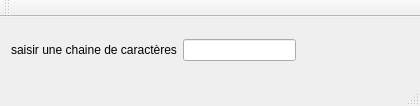
<?xml version="1.0" encoding="UTF-8"?>
<ui version="4.0">
 <class>MainWindow</class>
 <widget class="QMainWindow" name="MainWindow">
  <property name="geometry">
   <rect>
    <x>0</x>
    <y>0</y>
    <width>420</width>
    <height>106</height>
   </rect>
  </property>
  <property name="windowTitle">
   <string>MainWindow</string>
  </property>
  <widget class="QWidget" name="centralWidget">
   <layout class="QGridLayout" name="gridLayout">
    <item row="0" column="0">
     <layout class="QHBoxLayout" name="horizontalLayout">
      <item>
       <widget class="QLabel" name="label">
        <property name="text">
         <string>saisir une chaine de caractères</string>
        </property>
        <property name="buddy">
         <cstring>lineEditmsg</cstring>
        </property>
       </widget>
      </item>
      <item>
       <widget class="QLineEdit" name="lineEditmsg">
        <property name="text">
         <string/>
        </property>
       </widget>
      </item>
      <item>
       <spacer name="horizontalSpacer">
        <property name="orientation">
         <enum>Qt::Horizontal</enum>
        </property>
        <property name="sizeHint" stdset="0">
         <size>
          <width>40</width>
          <height>20</height>
         </size>
        </property>
       </spacer>
      </item>
     </layout>
    </item>
   </layout>
  </widget>
  <widget class="QMenuBar" name="menuBar">
   <property name="geometry">
    <rect>
     <x>0</x>
     <y>0</y>
     <width>420</width>
     <height>22</height>
    </rect>
   </property>
  </widget>
  <widget class="QToolBar" name="mainToolBar">
   <attribute name="toolBarArea">
    <enum>TopToolBarArea</enum>
   </attribute>
   <attribute name="toolBarBreak">
    <bool>false</bool>
   </attribute>
  </widget>
  <widget class="QStatusBar" name="statusBar"/>
 </widget>
 <layoutdefault spacing="6" margin="11"/>
 <tabstops>
  <tabstop>lineEditmsg</tabstop>
 </tabstops>
 <resources/>
 <connections/>
</ui>
